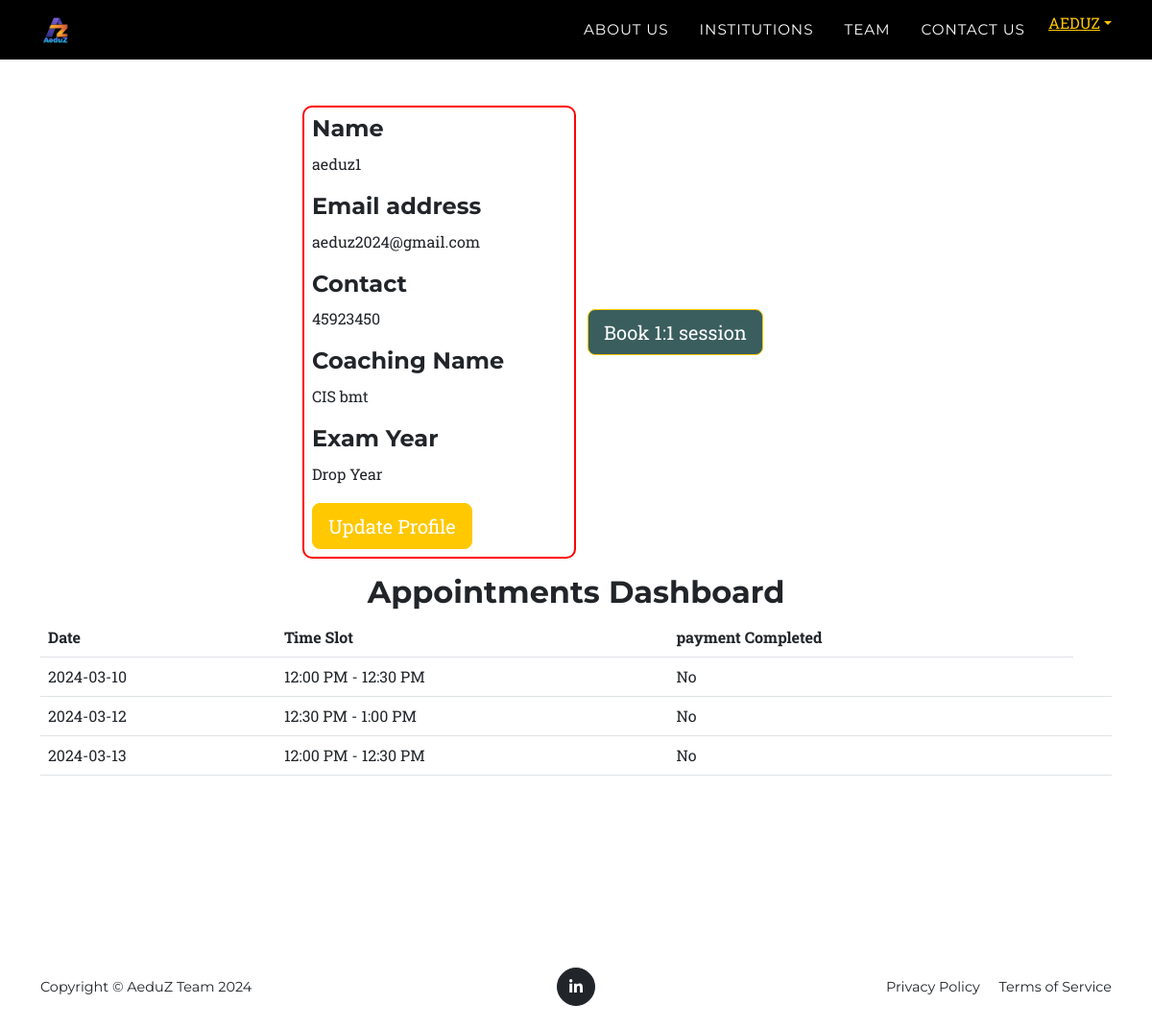
The page /dashboard (signed in) on the database its author committed.
### insti_app/models.py (models this page shows, shortened)
class Mentee(models.Model):
    name = models.CharField(max_length=50)
    email = models.EmailField(max_length=200)
    contact = models.CharField(max_length=200)
    coaching = models.CharField(max_length=200)
    year_of_study = models.CharField(max_length=20)
    verified = models.BooleanField(default=False)

### book/models.py (models this page shows, shortened)
class BookModel(models.Model):
    date = models.CharField(max_length=100)
    timeslot = models.CharField(max_length=100)  # Assuming timeslot is a text field
    email = models.CharField(max_length=100)
    completed=models.BooleanField(default=False)
    order_id=models.CharField(max_length=100)
    meet_link=models.CharField(max_length=100,default="")

### startup/views.py (the view)
# urls.py: path("dashboard",dashboard_view,name='dashboard_name'),
def dashboard_view(request):
    if request.user.is_authenticated:
        user = request.user  # Replace this with how you retrieve the email
        user_email=user.email
        mentor_info = MentorReg.objects.filter(email=user_email).first()
        institute_info = InstiModel.objects.filter(email=user_email).first()
        mentee_info=Mentee.objects.filter(email=user_email).first()
        appointments = BookModel.objects.filter(email=user_email)
        context = {}
        context['appointments']=appointments
        context['mentee_update']= True
        if mentee_info:
            context['mentee_update']=False
        context['user']=user
        context['mentor_info'] = mentor_info
        context['mentee_info'] = mentee_info
        context['institute_info'] = institute_info
        if mentor_info:
            context['is_mentor'] = True
        elif institute_info:
            context['is_institute'] = True
        return render(request, 'dashboard.html', context)
    else:
        return render(request,'index.html',{'insti_form':False,'menti_form':False,'contact_form':False,'dashboard':True })

### templates/dashboard.html (shortened to what this page needs)
{% extends "aeduz_base.html" %}
{% block content %}
<section class="fdb-block">
    <div class="container">
        <div class="row align-items-center">
            {% if is_mentor %}
                {% if mentor_info.verified %}
                    <p style="font-size: 22px;">Welcome Mentor</p>
                    <h1 style="color: rgb(35 127 83);">{{ mentor_info.name }}</h1>
                {% else %}
                    <h1 style="color: rgb(127, 35, 35);">Not verified {{ mentor_info.name }}</h1>
                {% endif %}
            {% else %}
            <div class="col-md-3 offset-md-3 p-2" style='border:2px red solid;border-radius: 10px;'>
                <div class="mb-3">
                    <h4>Name</h4>
                    <p> {{mentee_info.name}}</p>
                </div>
                <div class="mb-3">
                    <h4>Email address</h4>
                    <p>{{user.email}}</p>
                </div>
                <div class="mb-3">
                    <h4>Contact</h4>
                    <p> {{mentee_info.contact}} </p>
                </div>
                <div class="mb-3">
                    <h4>Coaching Name</h4>
                    <p> {{mentee_info.coaching}} </p>
                </div>
                <div class="mb-3">
                    <h4>Exam Year</h4>
                    <p> {{mentee_info.year_of_study}} </p>
                </div>
                <button type="button" class="btn btn-primary btn-lg" data-bs-toggle= "modal" data-bs-target = "#staticBackdrop_update">
                    Update Profile
                  </button>
            </div>
            <div class="col-md-3">
                <a  href="/book" type="button"  class="btn btn-primary btn-lg" style="background-color: rgb(58, 93, 93);" >
                    Book 1:1 session
                  </a>
            </div>
            <div class="container my-3">
                <center>
                    <h2>Appointments Dashboard</h2>
                </center>
                <table class="table">
                    <thead>
                        <tr>
                            <th>Date</th>
                            <th>Time Slot</th>
                            <th>payment Completed</th>
                        </tr>
                    </thead>
                    <tbody>
                        {% for appointment in appointments %}
                        <tr>
                            <td>{{ appointment.date }}</td>
                            <td>{{ appointment.timeslot }}</td>
                            <td>{% if appointment.completed %}Yes{% else %}No{% endif %}</td>
                            <td></td>
                        </tr>
                        {% endfor %}
                    </tbody>
                </table>
            </div>
            {% endif %}
        </div>
    </div>
</section>
<section class="">
</section>
{% endblock content %}

### templates/aeduz_base.html (shortened to what this page needs)
{% load static %}
{% load socialaccount %}
<!DOCTYPE html>
<html lang="en">
    <head>
        <link href="{% static 'css/styles.css'%}" rel="stylesheet" />
    </head>
    <body id="page-top">
        <nav class="navbar navbar-expand-lg navbar-dark" id="mainNav">
            <div class="container">
                <a class="navbar-brand" href="/"><img src="{% static 'aeduz_transparent.png' %}" style="width: 11%; height: 100%" alt="AeduZ Logo"></a>
                <div class="collapse navbar-collapse" id="navbarResponsive">
                    <ul class="navbar-nav ms-auto text-uppercase">
                        <li class="nav-item"><a class="nav-link" href="#services">About Us</a></li>
                        <li class="nav-item"><a class="nav-link" href="/institutes">Institutions</a></li>
                        <li class="nav-item"><a class="nav-link" href="#team">Team</a></li>
                        <li class="nav-item"><a class="nav-link" href="#contact">Contact Us</a></li>
                        {% if user.is_authenticated %}
                        <li class="nav-item dropdown">
                            <a class=" dropdown-toggle" href="#" id="navbarDropdown" role="button" data-bs-toggle="dropdown" aria-expanded="false">{{ user.username }}</a>
                        </li>
                        {% endif %}
                    </ul>
                </div>
            </div>
        </nav>
{% block content %}{% endblock content %}
        <footer class="footer py-4">
            <div class="container">
                <div class="row align-items-center">
                    <div class="col-lg-4 text-lg-start">Copyright &copy; AeduZ Team 2024</div>
                    <div class="col-lg-4 my-3 my-lg-0">
                        <a class="btn btn-dark btn-social mx-2" href="https://www.linkedin.com/company/aeduz/" target='_blank' aria-label="LinkedIn"><i class="fab fa-linkedin-in"></i></a>
                    </div>
                    <div class="col-lg-4 text-lg-end">
                        <a class="link-dark text-decoration-none me-3" href="privacypolicy">Privacy Policy</a>
                        <a class="link-dark text-decoration-none" href="/termsofservice">Terms of Service</a>
                    </div>
                </div>
            </div>
        </footer>
    </body>
</html>

### rows shown on the page
Mentee: name "aeduz1", contact "45923450", coaching "CIS bmt", year_of_study "Drop Year"
BookModel: date "2024-03-10", timeslot "12:00 PM - 12:30 PM", completed "No"
BookModel: date "2024-03-12", timeslot "12:30 PM - 1:00 PM", completed "No"
BookModel: date "2024-03-13", timeslot "12:00 PM - 12:30 PM", completed "No"

### other values the page prints
{{ user.username }} "AEDUZ"
{{ user.email }} "aeduz2024@gmail.com"
